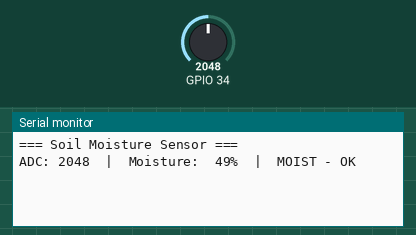
Simulated run of this sketch. Board: ESP32. On the bench: the last lines printed to the serial monitor. Inputs (shaded band) come from the test bench; at power-on: GPIO 34 = 2048.

Above: at 1.2 s.
1.3 s: GPIO 34 set to 2540
At 2.9 s:
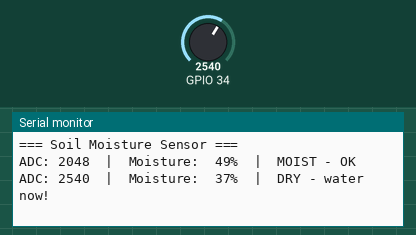
4.3 s: GPIO 34 set to 1460
At 7.0 s:
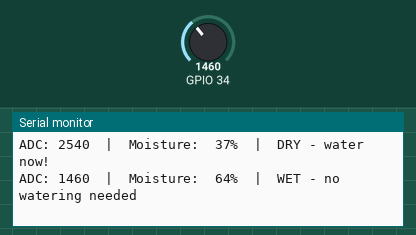
7.3 s: GPIO 34 set to 491
At 9.4 s:
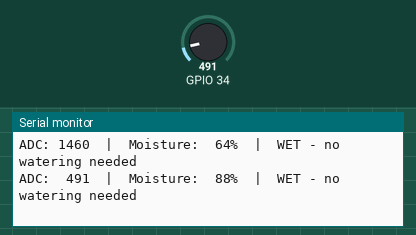
9.7 s: GPIO 34 set to 0
At 11.8 s:
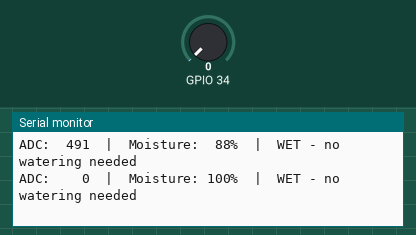
12.7 s: GPIO 34 set to 4095
At 15.0 s:
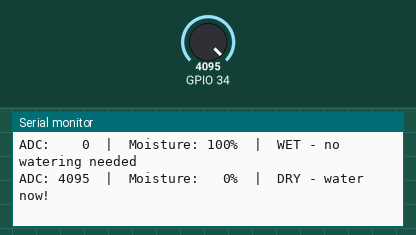

The sketch:

Soil_Moisture.ino
```cpp
/**
 * S5 — Soil Moisture Sensor
 * ==========================
 * Board : AI Thinker ESP32-CAM
 *
 * Wiring:
 *   Sensor VCC → 3.3V   Sensor GND → GND
 *   Sensor A0  → GPIO 34 (analog, input-only)
 *   Sensor D0  → GPIO 13 (digital)
 *
 * Calibration thresholds (adjust for your sensor & soil type):
 *   ADC > 2500 = Dry    |   1500–2500 = Moist   |   < 1500 = Wet
 */
#define SOIL_A 34
#define SOIL_D 13
#define DRY_THRESH   2500
#define MOIST_THRESH 1500

int smoothRead(int pin, int n = 10) {
  long s = 0;
  for (int i = 0; i < n; i++) { s += analogRead(pin); delay(5); }
  return s / n;
}

void setup() {
  Serial.begin(115200);
  pinMode(SOIL_D, INPUT);
  Serial.println("=== Soil Moisture Sensor ===");
}

void loop() {
  int raw     = smoothRead(SOIL_A);
  int pct     = constrain(map(raw, 4095, 0, 0, 100), 0, 100);
  const char* status = raw > DRY_THRESH ? "DRY - water now!" :
                       raw > MOIST_THRESH ? "MOIST - OK" : "WET - no watering needed";
  Serial.printf("ADC: %4d  |  Moisture: %3d%%  |  %s\n", raw, pct, status);
  delay(2000);
}
```

Measured:
- after the input at 1.3 s, the serial monitor: prints a new line after 0.80 s (image 1)
- after the input at 4.3 s, the serial monitor: prints a new line after 1.9 s (image 2)
- after the input at 7.3 s, the serial monitor: prints a new line after 0.96 s (image 3)
- after the input at 9.7 s, the serial monitor: prints a new line after 0.61 s (image 4)
- after the input at 12.7 s, the serial monitor: prints a new line after 1.7 s (image 5)
